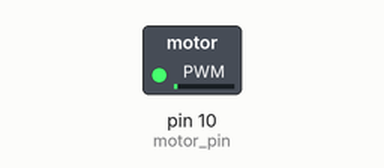
A sketch run on a simulated Arduino Uno, built with avr-gcc and run on an emulated ATmega328P. Parts: switched loads named in the sketch (green lamp = pin HIGH).

Above: at 0.05 s.
At 0.95 s:
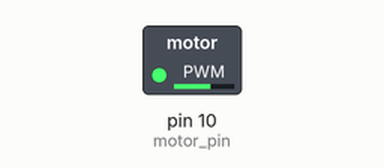
At 1.4 s:
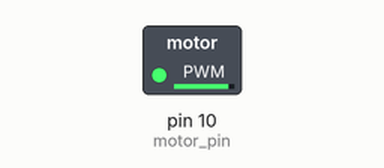
At 2.75 s:
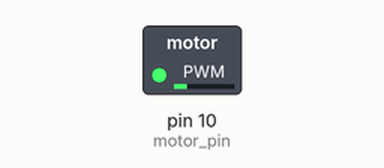
Timing chart, 0 to 7.0 s (numbered marks = the images above):
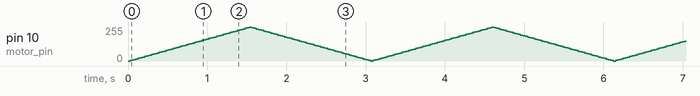

The sketch:

dc_motor_fade.ino
```cpp
int motor_pin = 10;
int motor_vel = 0;
int motor_accel = 5;

void setup() {
  pinMode(motor_pin, OUTPUT);
}

void loop() {
  analogWrite(motor_pin, motor_vel);
  motor_vel = motor_vel + motor_accel;

  if (motor_vel <= 0 || motor_vel >= 255) {
    motor_accel = -motor_accel;
  }
  delay(30);
}
```
